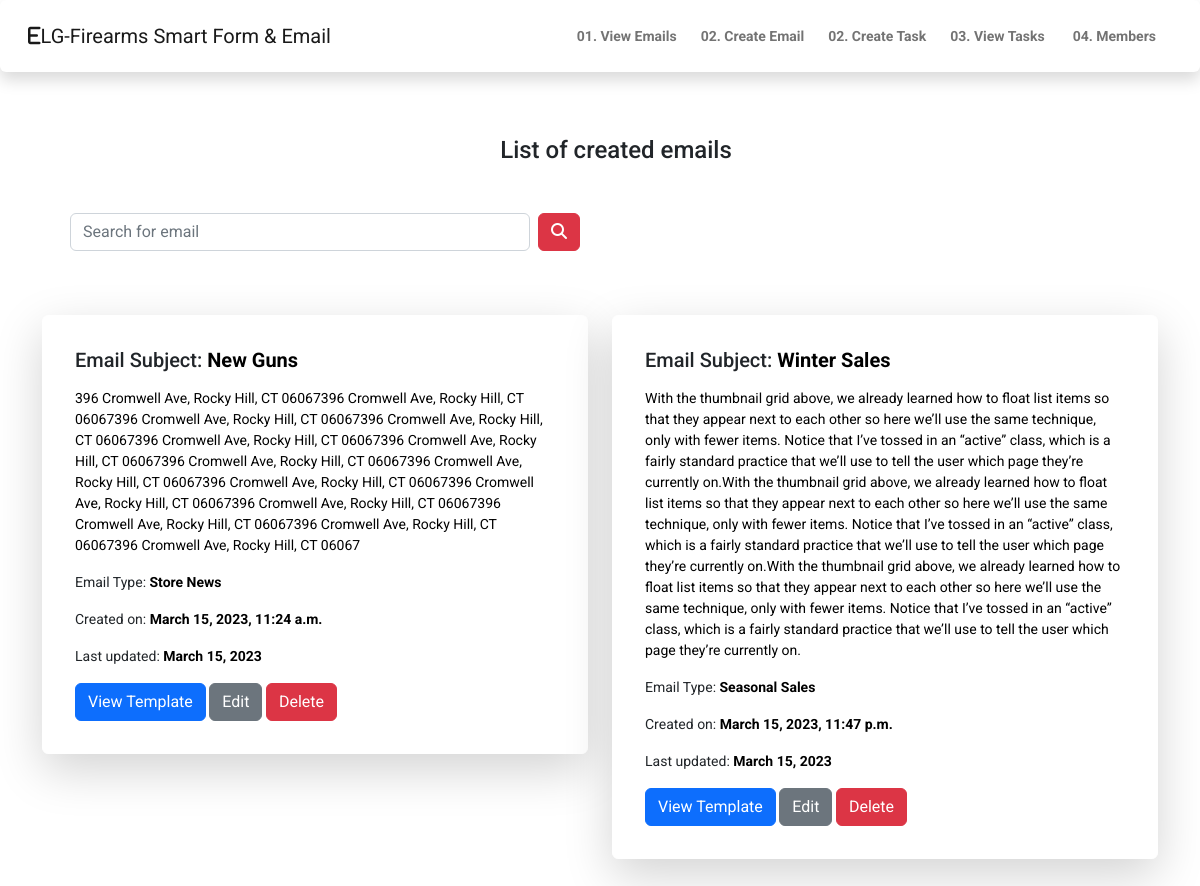
The page /master/view_emails on the database as committed earlier.
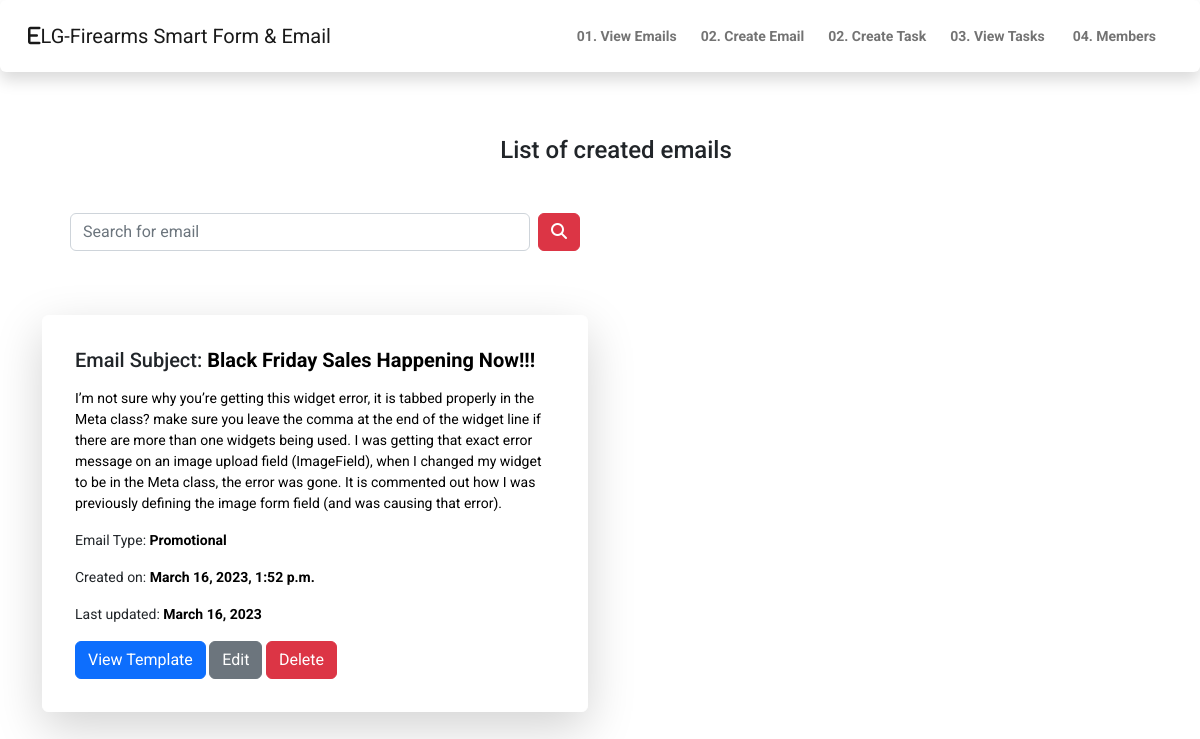
The same page on the database as committed later.
### smart_emailApp/models.py (models this page shows, shortened)
class Emails(models.Model):
    email_type = (
        ('Promotional', 'Promotional'),
        ('Store News', 'Store News'),
        ('Seasonal Sales', 'Seasonal Sales'),
    )
    subject = models.CharField(max_length=100)
    body = models.TextField(max_length=1000)
    emailtype = models.CharField(max_length=50, choices=email_type, null=True, blank=True)
    product1_image = models.ImageField(upload_to="email_imageAttachment/", null=True, blank=True, default=None)
    product1_name = models.CharField(max_length=60, null=True, blank=True)
    product1_description = models.CharField(max_length=200, null=True, blank=True)
    product1_link = models.URLField(max_length=100, null=True, blank=True)
    product2_image = models.ImageField(upload_to="email_imageAttachment/", null=True, blank=True, default=None)
    product2_name = models.CharField(max_length=60, null=True, blank=True)
    product2_description = models.CharField(max_length=200, null=True, blank=True)
    product2_link = models.URLField(max_length=100, null=True, blank=True)
    product3_image = models.ImageField(upload_to="email_imageAttachment/", null=True, blank=True, default=None)
    product3_name = models.CharField(max_length=60, null=True, blank=True)
    product3_description = models.CharField(max_length=200, null=True, blank=True)
    product3_link = models.URLField(max_length=100, null=True, blank=True)
    product4_image = models.ImageField(upload_to="email_imageAttachment/", null=True, blank=True, default=None)
    product4_name = models.CharField(max_length=60, null=True, blank=True)
    product4_description = models.CharField(max_length=200, null=True, blank=True)
    product4_link = models.URLField(max_length=100, null=True, blank=True)
    created_at = models.DateTimeField(auto_now_add=True)
    updated_at = models.DateField(auto_now=True, null=True, blank=True)

### smart_emailApp/views.py (the view)
# urls.py: path('view_emails', views.email_view, name='view_emails'),
def email_view(request):
    emails = Emails.objects.all()
    context = {
        "emails": emails,
    }
    return render(request, "smartemail/emails.html", context)

### templates/smartemail/emails.html (shortened to what this page needs)
{% extends "nav.html" %}
{% load static %}
{% block navbar %}
    <div class="container">
        <div class="row">
            <h4 class="text-center m-3 mb-3 "> List of created emails</h4>
            <div class="row">
                <div class="col-6 m-3 p-3">
                    <form action="{% url 'search_email' %}" method="GET" class="d-flex mx-2" role="search">
                        <input class="form-control me-2 w-70%" name="search-email" id ="search-email" type="search" placeholder="Search for email" aria-label="Search">
                        <button class="btn btn-danger" type="submit" id="button-search"><i
                                class="fa-solid fa-magnifying-glass"></i>
                        </button>
                    </form>
                </div>
            </div>
            {%  for email in emails %}
                <div class="col-md-6 my-3">
                    <div class="card  border-white shadow-lg p-3 my-3 bg-body rounded">
                        <div class="card-body">
                            <h5 class="mb-3">Email Subject: <span class="card-title text-black fw-bolder ">{{  email.subject }}</span></h5>
                            <p class="card-text text-black">{{ email.body}}</p>
                            <p>Email Type: <span class="card-text text-black fw-bolder">{{ email.emailtype}}</span> </p>
                            <p>Created on: <span class="card-text text-black fw-bolder">{{ email.created_at}}</span> </p>
                            <p>Last updated: <span class="card-text text-black fw-bolder">{{ email.updated_at}}</span> </p>
                            <a href="{% url 'view_template' email.id %}" class="btn btn-primary">View Template</a>
                            <a href="{% url 'edit_email' email.id %}" class="btn btn-secondary">Edit</a>
                            <a href="{% url 'delete_email' email.id %}" class="btn btn-danger">Delete</a>
                        </div>
                    </div>
                </div>
            {% endfor %}
        </div>
    </div>
{% endblock %}

### templates/nav.html (shortened to what this page needs)
<!DOCTYPE html>
{% load static %}
{% load crispy_forms_tags %}
<html lang="en">
<head>
    <link href="https://cdn.quilljs.com/1.3.6/quill.snow.css" rel="stylesheet">
    <link href="https://cdn.jsdelivr.net/npm/bootstrap@5.2.3/dist/css/bootstrap.min.css" rel="stylesheet">
    <link rel="stylesheet" href="https://cdnjs.cloudflare.com/ajax/libs/font-awesome/4.7.0/css/font-awesome.min.css">
    <link   rel="stylesheet"  type="text/css" href="{% static 'css/base.css' %}"/>
</head>
<body>
<nav class="navbar  navbar-expand-md sticky-top shadow p-3 mb-5 bg-body rounded">
    <div class="container-fluid ">
        <a class="navbar-brand Gio-color" href="{% url 'master_home' %}">
            <i class="fa-solid fa-e"></i>LG-Firearms Smart Form & Email
        </a>
        <div class="collapse navbar-collapse" id="navbarScroll">
            <ul class="navbar-nav ms-5 mb-2 mb-lg-0 ms-auto fw-bold text-black">
                <li class="nav-item mx-1 text-black">
                    <a id="sec-2"  class="nav-link light-white " aria-current="page" href="{% url 'view_emails' %}"><span class="Gio-color "> 01. </span> View Emails</a>
                </li>
                <li class="nav-item mx-1">
                    <a id="sec-3"  class="nav-link light-white" href="{% url 'create_email' %}"><span class="Gio-color "> 02. </span> Create Email </a>
                </li>
                <li class="nav-item mx-1">
                    <a id="sec-3"  class="nav-link light-white" href="{% url 'create_task' %}"><span class="Gio-color "> 02. </span> Create Task </a>
                </li>
                <li class="nav-item mx-1">
                    <a id="sec-3"  class="nav-link light-white" href="{% url 'view_tasks' %}"><span class="Gio-color "> 03. </span>View Tasks</a>
                </li>
                <li class="nav-item mx-2">
                    <a id="sec-4"  class="nav-link light-white" href="{% url 'view_members' %}"><span class="Gio-color "> 04. </span>  Members</a>
                </li>
            </ul>
        </div>
    </div>
</nav>
{% block navbar %}
{% endblock %}
</body>
</html>

### static/css/base.css (style rules this page uses)
body, .navbar, .dropdown-menu { background-color: white !important; font-family: 'Roboto'; font-size: 14px; }

Rows that differ between the two databases and show on the page:
removed Emails: subject "New Guns", body "396 Cromwell Ave, Rocky Hill, CT 06067396 Cromwell Ave, Rocky Hill, CT 06067396 Cromwell Ave, Rocky Hill, CT 06067396 Cromwell Ave, Rocky Hill, CT 06067396 Cromwell Ave, Rocky Hill, CT 06067396 Cromwell Ave, Rocky Hill, CT 06067396 Cromwell Ave, Rocky Hill, CT 06067396 Cromwell Ave, Rocky Hill, CT 06067396 Cromwell Ave, Rocky Hill, CT 06067396 Cromwell Ave, Rocky Hill, CT 06067396 Cromwell Ave, Rocky Hill, CT 06067396 Cromwell Ave, Rocky Hill, CT 06067396 Cromwell Ave, Rocky Hill, CT 06067396 Cromwell Ave, Rocky Hill, CT 06067", emailtype "Store News", created_at "March 15, 2023, 11:24 a.m.", updated_at "March 15, 2023"
removed Emails: subject "Winter Sales", body "With the thumbnail grid above, we already learned how to float list items so that they appear next to each other so here we’ll use the same technique, only with fewer items. Notice that I’ve tossed in an “active” class, which is a fairly standard practice that we’ll use to tell the user which page they’re currently on.With the thumbnail grid above, we already learned how to float list items so that they appear next to each other so here we’ll use the same technique, only with fewer items. Notice that I’ve tossed in an “active” class, which is a fairly standard practice that we’ll use to tell the user which page they’re currently on.With the thumbnail grid above, we already learned how to…", emailtype "Seasonal Sales", created_at "March 15, 2023, 11:47 p.m.", updated_at "March 15, 2023"
added Emails: subject "Black Friday Sales Happening Now!!!", body "I’m not sure why you’re getting this widget error, it is tabbed properly in the Meta class? make sure you leave the comma at the end of the widget line if there are more than one widgets being used. I was getting that exact error message on an image upload field (ImageField), when I changed my widget to be in the Meta class, the error was gone. It is commented out how I was previously defining the image form field (and was causing that error).", emailtype "Promotional", created_at "March 16, 2023, 1:52 p.m.", updated_at "March 16, 2023"
